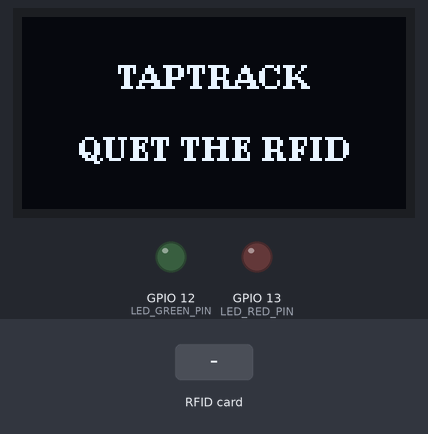
A sketch run on a simulated ESP32. On the bench: 128×64 one-colour display, output pins drawn as LEDs (lit = HIGH). The inputs (shaded band) are chosen by the test bench. WiFi joins after 1.5 s; servers stay silent unless stated; uploads are accepted with an empty reply; what the sketch prints to the serial monitor is not drawn.

Above: at 3.3 s.
3.4 s: RFID card 14 50 42 02 held to the reader
At 3.58 s:
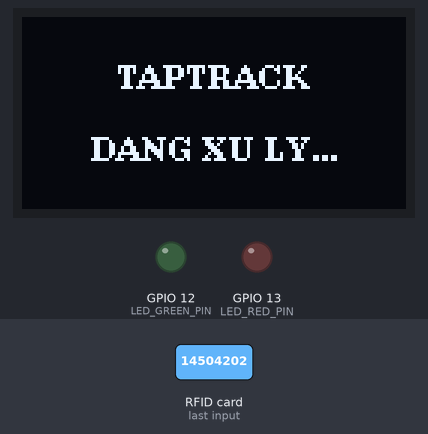
At 4.9 s:
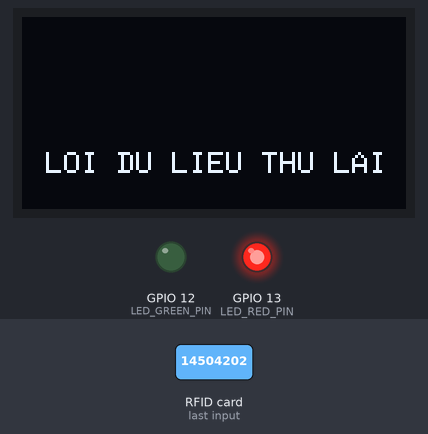
Timing chart, 0 to 8.2 s (numbered marks = the images above; inputs shaded):
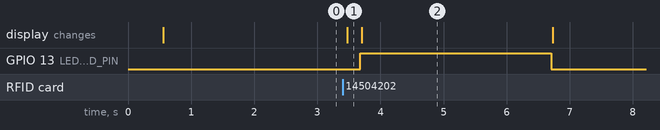

The sketch:

taptrack_esp32.ino
```cpp
#include <Arduino.h>

#include "config.h"
#include "secrets.h"
#include "card_scan_result.h"
#include "rfid_reader.h"
#include "oled_display.h"
#include "led_indicator.h"
#include "wifi_manager.h"
#include "api_client.h"

// =========================================================
// CẤU HÌNH THỜI GIAN
// =========================================================

// Thời gian hiển thị kết quả trước khi quay về màn hình chờ.
static const unsigned long RESULT_DISPLAY_TIME_MS = 3000;

// Sau khi hiển thị xong, chờ thêm một khoảng ngắn để tránh
// đọc lại thẻ vẫn còn trên reader (brownout, nhiễu SPI...).
// Đây là thời gian chờ THỰC TẾ người dùng thấy — giữ ngắn.
static const unsigned long POST_DISPLAY_COOLDOWN_MS = 3000;

// Cứ mỗi khoảng này kiểm tra MFRC522 còn sống không.
static const unsigned long RFID_HEALTHCHECK_INTERVAL_MS = 3000;

// =========================================================
// BIẾN TRẠNG THÁI
// =========================================================

// Thời điểm bắt đầu cooldown (set ở CUỐI mỗi lần xử lý).
static unsigned long cooldownStartAt = 0;

// Thời điểm kiểm tra MFRC522 gần nhất.
static unsigned long lastRfidCheckAt = 0;

namespace {

bool isInCooldown() {
    return (millis() - cooldownStartAt) < POST_DISPLAY_COOLDOWN_MS;
}

// Định kỳ kiểm tra MFRC522. Nếu bị reset do brownout, khởi tạo lại.
void periodicRfidHealthCheck() {
    const unsigned long now = millis();
    if (now - lastRfidCheckAt < RFID_HEALTHCHECK_INTERVAL_MS) {
        return;
    }
    lastRfidCheckAt = now;
    ensureRfidReady();
}

// Áp LED theo lệnh backend.
void applyLed(const String& command) {
    if (command == "GREEN")      showGreenLed();
    else if (command == "RED")   showRedLed();
    else                         turnOffLeds();
}

}  // namespace

void setup() {
    Serial.begin(115200);
    delay(500);

    Serial.println();
    Serial.println("===== TAPTRACK ESP32 =====");

    initLeds();
    initOled();
    initRfid();

    Serial.println("Initializing WiFi...");
    connectWiFi();

    if (isWiFiConnected()) {
        Serial.print("WiFi connected. ESP32 IP: ");
        Serial.println(getWiFiIp());
    } else {
        Serial.println("WiFi connection failed.");
    }

    // Set mốc để không bị "cooldown" ngay khi vừa boot.
    cooldownStartAt = millis() - POST_DISPLAY_COOLDOWN_MS;
    lastRfidCheckAt = millis();

    Serial.println("TapTrack is ready.");
}

void loop() {
    // 1. Kiểm tra sức khỏe MFRC522 định kỳ.
    periodicRfidHealthCheck();

    // 2. Đang trong cooldown → không quét.
    if (isInCooldown()) {
        delay(50);
        return;
    }

    // 3. Chưa có thẻ → chờ.
    if (!isCardPresent()) {
        delay(50);
        return;
    }

    // 4. Đọc UID.
    const String cardUid = readCardUid();
    if (cardUid.isEmpty()) {
        Serial.println("[RFID] Doc UID that bai - bo qua");
        delay(200);
        return;
    }

    Serial.printf("\n===== RFID CARD SCANNED =====\nCard UID: %s\n",
                  cardUid.c_str());

    showProcessingScreen();
    turnOffLeds();

    // 5. Gửi request lên backend.
    CardScanResult result;
    const bool ok = sendCardScan(cardUid, result);

    // Debug: xác nhận backend có trả tên + giờ không.
    Serial.printf("[API] employeeName='%s'  scanTime='%s'  type='%s'\n",
                  result.employeeName.c_str(),
                  result.scanTime.c_str(),
                  result.attendanceType.c_str());
    Serial.printf("[API] ledCommand='%s'  oledMessage='%s'\n",
                  result.ledCommand.c_str(),
                  result.oledMessage.c_str());

    if (!ok) {
        Serial.printf("[SCAN] FAILED  http=%d\n", result.httpStatus);
    }

    // 6. Hiển thị kết quả.
    applyLed(result.ledCommand);
    showScanResult(result);

    // 7. Giữ kết quả trên màn hình 3s.
    delay(RESULT_DISPLAY_TIME_MS);

    // 8. Quay về màn hình chờ.
    turnOffLeds();
    showIdleScreen();

    // 9. Bắt đầu cooldown NGẮN sau khi hiển thị xong.
    cooldownStartAt = millis();
    delay(200);
}
```

api_client.cpp
```cpp
#include "api_client.h"
#include "config.h"
#include "secrets.h"
#include "wifi_manager.h"

#include <WiFi.h>
#include <HTTPClient.h>
#include <ArduinoJson.h>

namespace {

constexpr int HTTP_TIMEOUT_MS = 10000;

// Lỗi mạng / parse — backend không trả về gì.
void setTransportError(CardScanResult& result,
                       const String& message,
                       const String& oledFallback) {
    result.success = false;
    result.errorMessage = message;
    result.ledCommand = "RED";
    result.oledMessage = oledFallback;
}

// Parse body JSON trực tiếp từ root (backend không bọc `data`).
void fillFromBody(const JsonDocument& doc, CardScanResult& result) {
    result.employeeId     = doc["employeeId"] | 0L;
    result.employeeName   = doc["employeeName"] | "";
    result.scanTime       = doc["scanTime"] | "";
    result.attendanceType = doc["attendanceType"] | "";
    result.checkInStatus  = doc["checkInStatus"] | "";
    result.checkOutStatus = doc["checkOutStatus"] | "";
    result.ledCommand     = doc["ledCommand"] | "";
    result.oledMessage    = doc["oledMessage"] | "";
}

}  // namespace

bool sendCardScan(const String& cardUid, CardScanResult& result) {
    result = CardScanResult();

    if (!isWiFiConnected()) {
        setTransportError(result,
                          "WiFi is not connected",
                          "MAT KET NOI\nWIFI");
        Serial.println("[API] Cancelled: WiFi not connected");
        return false;
    }

    const String url = String(BACKEND_BASE_URL) + CARD_SCAN_ENDPOINT;
    Serial.printf("[API] POST %s\n", url.c_str());

    HTTPClient http;
    if (!http.begin(url)) {
        setTransportError(result,
                          "Cannot initialize HTTP",
                          "LOI KET NOI\nTHU LAI");
        return false;
    }

    http.setTimeout(HTTP_TIMEOUT_MS);
    http.addHeader("Content-Type", "application/json");
    http.addHeader("X-Device-API-Key", DEVICE_API_KEY);

    JsonDocument requestDoc;
    requestDoc["cardCode"] = cardUid;

    String requestBody;
    serializeJson(requestDoc, requestBody);

    const int httpCode = http.POST(requestBody);
    const String responseBody = http.getString();
    http.end();

    result.httpStatus = httpCode;
    Serial.printf("[API] HTTP %d\n", httpCode);

    if (httpCode <= 0) {
        setTransportError(result,
                          http.errorToString(httpCode),
                          "LOI KET NOI\nTHU LAI");
        Serial.printf("[API] HTTP error: %s\n", result.errorMessage.c_str());
        return false;
    }

    JsonDocument doc;
    const DeserializationError parseError = deserializeJson(doc, responseBody);

    if (parseError) {
        setTransportError(result,
                          String("JSON parse error: ") + parseError.c_str(),
                          "LOI DU LIEU\nTHU LAI");
        Serial.printf("[API] JSON parse error: %s\n", parseError.c_str());
        return false;
    }

    // Backend trả cùng cấu trúc cho cả success lẫn error.
    fillFromBody(doc, result);

    // Fallback nếu backend thiếu field (tránh OLED trắng).
    if (result.ledCommand.isEmpty()) {
        result.ledCommand = (httpCode >= 200 && httpCode < 300) ? "GREEN" : "RED";
    }
    if (result.oledMessage.isEmpty()) {
        result.oledMessage = (httpCode >= 200 && httpCode < 300)
                                 ? "THANH CONG"
                                 : "LOI KET NOI\nTHU LAI";
    }

    const bool ok = (httpCode >= 200 && httpCode < 300);
    result.success = ok;

    if (ok) {
        Serial.printf("[API] OK  name=%s  type=%s  led=%s\n",
                      result.employeeName.c_str(),
                      result.attendanceType.c_str(),
                      result.ledCommand.c_str());
    } else {
        Serial.printf("[API] Backend error (HTTP %d): %s\n",
                      httpCode,
                      result.oledMessage.c_str());
    }

    return ok;
}
```

api_client.h
```cpp
#ifndef API_CLIENT_H
#define API_CLIENT_H

#include <Arduino.h>
#include "card_scan_result.h"

bool sendCardScan(
    const String& cardUid,
    CardScanResult& result
);

#endif
```

card_scan_result.h
```cpp
#ifndef CARD_SCAN_RESULT_H
#define CARD_SCAN_RESULT_H

#include <Arduino.h>

struct CardScanResult {
    bool success = false;
    int  httpStatus = 0;

    // Dữ liệu backend trả về.
    long   employeeId = 0;
    String employeeName;
    String scanTime;
    String attendanceType;
    String checkInStatus;
    String checkOutStatus;
    String ledCommand;
    String oledMessage;

    // Chỉ dùng khi lỗi mạng / parse JSON (không phải lỗi nghiệp vụ backend).
    String errorMessage;
};

#endif
```

led_indicator.cpp
```cpp
#include "led_indicator.h"
#include "config.h"

#include <Arduino.h>

namespace {
constexpr uint8_t GREEN_PIN = LED_GREEN_PIN;
constexpr uint8_t RED_PIN   = LED_RED_PIN;
}

void initLeds() {
    pinMode(GREEN_PIN, OUTPUT);
    pinMode(RED_PIN, OUTPUT);
    turnOffLeds();
    Serial.println("LED initialized");
}

void showGreenLed() {
    digitalWrite(GREEN_PIN, HIGH);
    digitalWrite(RED_PIN, LOW);
}

void showRedLed() {
    digitalWrite(GREEN_PIN, LOW);
    digitalWrite(RED_PIN, HIGH);
}

void turnOffLeds() {
    digitalWrite(GREEN_PIN, LOW);
    digitalWrite(RED_PIN, LOW);
}
```

led_indicator.h
```cpp
#ifndef LED_INDICATOR_H
#define LED_INDICATOR_H

void initLeds();

void showGreenLed();
void showRedLed();
void turnOffLeds();

#endif
```

oled_display.cpp
```cpp
#include "oled_display.h"
#include "config.h"
#include "text_utils.h"
#include "card_scan_result.h"

#include <Wire.h>
#include <U8g2lib.h>

// =========================================================
// PRIVATE — helper nội bộ file
// =========================================================
namespace {

U8G2_SH1106_128X64_NONAME_F_HW_I2C display(
    U8G2_R0,
    U8X8_PIN_NONE
);

void drawCentered(const String& text, int y) {
    const int textWidth = display.getStrWidth(text.c_str());
    const int x = max(0, (OLED_WIDTH - textWidth) / 2);
    display.drawStr(x, y, text.c_str());
}

String prepareText(const String& text) {
    return toUpperAscii(removeVietnameseAccents(text));
}

void splitMessage(const String& message, String& line1, String& line2) {
    const int newlineIndex = message.indexOf('\n');
    if (newlineIndex >= 0) {
        line1 = message.substring(0, newlineIndex);
        line2 = message.substring(newlineIndex + 1);
    } else {
        line1 = message;
        line2 = "";
    }
}

// Trích mẫu "HH:mm" từ chuỗi bất kỳ.
//   "2026-10-14T08:30:45"  -> "08:30"
//   "08:30 IN"             -> "08:30"
//   "The khong ton tai"    -> ""
String extractTime(const String& text) {
    if (text.isEmpty()) return "";

    for (int i = 0; i + 4 < (int)text.length(); ++i) {
        if (isDigit(text[i]) && isDigit(text[i + 1]) &&
            text[i + 2] == ':' &&
            isDigit(text[i + 3]) && isDigit(text[i + 4])) {
            return text.substring(i, i + 5);
        }
    }
    return "";
}

// 🔑 Helper dùng CHUNG cho success + error: LUÔN trả về "HH:mm" nếu có.
//   Ưu tiên: dòng 2 oledMessage (backend thường embed sẵn) -> scanTime field.
String getScanTimeForDisplay(const CardScanResult& result) {
    String msgLine1, msgLine2;
    splitMessage(result.oledMessage, msgLine1, msgLine2);

    String t = extractTime(msgLine2);
    if (!t.isEmpty()) return t;

    return extractTime(result.scanTime);
}

String formatAttendanceType(const String& type) {
    String s = type;
    s.replace("_", " ");
    return s;
}

// =========================================================
// SUCCESS — 3 tầng: TÊN / GIỜ / LOẠI
// =========================================================
void drawSuccessScreen(const CardScanResult& result) {
    String msgLine1, msgLine2;
    splitMessage(result.oledMessage, msgLine1, msgLine2);

    String nameLine = result.employeeName.isEmpty()
                          ? msgLine1
                          : result.employeeName;
    nameLine = prepareText(nameLine);

    const String timeLine = getScanTimeForDisplay(result);
    const String typeLine = prepareText(
        formatAttendanceType(result.attendanceType));

    display.clearBuffer();

    // Tầng 1: tên NV (font nhỏ nếu quá dài).
    const bool nameTooWide =
        display.getStrWidth(nameLine.c_str()) > OLED_WIDTH;
    display.setFont(nameTooWide ? u8g2_font_5x8_tr
                                 : u8g2_font_6x10_tr);
    drawCentered(nameLine, 12);

    // Tầng 2: giờ (font lớn).
    if (!timeLine.isEmpty()) {
        display.setFont(u8g2_font_ncenB10_tr);
        drawCentered(timeLine, 36);
    }

    // Tầng 3: loại chấm công.
    if (!typeLine.isEmpty()) {
        display.setFont(u8g2_font_6x10_tr);
        drawCentered(typeLine, 56);
    }

    display.sendBuffer();
}

// =========================================================
// ERROR — LUÔN hiển thị giờ
//   - Có tên NV   : TÊN / GIỜ / LỖI        (3 tầng)
//   - Không có tên: GIỜ / LỖI              (2 tầng, giờ ở trên)
// =========================================================
void drawErrorScreen(const CardScanResult& result) {
    String line1, line2;
    splitMessage(result.oledMessage, line1, line2);
    line1 = prepareText(line1);
    line2 = prepareText(line2);

    const String nameLine = prepareText(result.employeeName);
    const String timeLine = getScanTimeForDisplay(result);

    // Gộp lỗi (nếu 2 dòng) thành 1 dòng để vừa 1 tầng.
    String errLine = line1;
    if (!line2.isEmpty()) {
        errLine += " ";
        errLine += line2;
    }

    // Chọn font cho dòng lỗi — thu nhỏ nếu quá dài.
    const bool errTooWide =
        display.getStrWidth(errLine.c_str()) > OLED_WIDTH;
    const uint8_t* errFont =
        errTooWide ? u8g2_font_5x8_tr : u8g2_font_6x10_tr;

    display.clearBuffer();

    if (nameLine.isEmpty()) {
        // Không có tên (UNKNOWN_CARD, DEVICE_KEY_INVALID...):
        //   Tầng 1: GIỜ (font lớn, ở trên)
        //   Tầng 2: LỖI
        if (!timeLine.isEmpty()) {
            display.setFont(u8g2_font_ncenB10_tr);
            drawCentered(timeLine, 24);
        }

        display.setFont(errFont);
        drawCentered(errLine, 52);
    } else {
        // Có tên: 3 tầng đầy đủ.
        display.setFont(u8g2_font_6x10_tr);
        drawCentered(nameLine, 12);

        if (!timeLine.isEmpty()) {
            display.setFont(u8g2_font_ncenB10_tr);
            drawCentered(timeLine, 36);
        }

        display.setFont(errFont);
        drawCentered(errLine, 56);
    }

    display.sendBuffer();
}

}  // namespace

// =========================================================
// PUBLIC API — khớp với oled_display.h
// =========================================================

void initOled() {
    Wire.begin(OLED_SDA, OLED_SCL);
    display.begin();
    showIdleScreen();
    Serial.println("OLED initialized");
}

void showIdleScreen() {
    display.clearBuffer();
    display.setFont(u8g2_font_ncenB08_tr);
    drawCentered("TAPTRACK", 24);
    drawCentered("QUET THE RFID", 48);
    display.sendBuffer();
}

void showProcessingScreen() {
    display.clearBuffer();
    display.setFont(u8g2_font_ncenB08_tr);
    drawCentered("TAPTRACK", 24);
    drawCentered("DANG XU LY...", 48);
    display.sendBuffer();
}

void showScanResult(const CardScanResult& result) {
    if (result.success) {
        drawSuccessScreen(result);
    } else {
        drawErrorScreen(result);
    }
}
```

oled_display.h
```cpp
#ifndef OLED_DISPLAY_H
#define OLED_DISPLAY_H

#include <Arduino.h>
#include "card_scan_result.h"

void initOled();

void showIdleScreen();

void showProcessingScreen();

void showScanResult(
    const CardScanResult& result
);

#endif
```

rfid_reader.cpp
```cpp
#include "rfid_reader.h"
#include "config.h"

#include <SPI.h>
#include <MFRC522.h>

namespace {

MFRC522 rfid(RFID_SS, RFID_RST);

// Version register hợp lệ của MFRC522 là 0x91 hoặc 0x92.
// Nếu đọc được 0x00 hoặc 0xFF → chip đã bị reset hoặc mất kết nối SPI.
bool isRfidVersionValid() {
    const byte version = rfid.PCD_ReadRegister(MFRC522::VersionReg);
    return (version == 0x91 || version == 0x92);
}

void reinitRfid() {
    rfid.PCD_Init();
    delay(50);
    Serial.println("[RFID] MFRC522 bi reset - da khoi tao lai");
}

}  // namespace

void initRfid() {
    SPI.begin(RFID_SCK, RFID_MISO, RFID_MOSI, RFID_SS);
    rfid.PCD_Init();
    delay(50);
    Serial.printf("[RFID] MFRC522 version: 0x%02X\n",
                  rfid.PCD_ReadRegister(MFRC522::VersionReg));
    Serial.println("RFID initialized");
}

bool ensureRfidReady() {
    if (isRfidVersionValid()) {
        return true;
    }
    reinitRfid();
    return isRfidVersionValid();
}

bool isCardPresent() {
    return rfid.PICC_IsNewCardPresent() && rfid.PICC_ReadCardSerial();
}

String readCardUid() {
    char buffer[3];
    String uid;
    uid.reserve(rfid.uid.size * 2);

    for (byte i = 0; i < rfid.uid.size; ++i) {
        snprintf(buffer, sizeof(buffer), "%02X", rfid.uid.uidByte[i]);
        uid += buffer;
    }

    rfid.PICC_HaltA();
    rfid.PCD_StopCrypto1();

    return uid;
}
```

rfid_reader.h
```cpp
#ifndef RFID_READER_H
#define RFID_READER_H

#include <Arduino.h>

void initRfid();

// Kiểm tra MFRC522 còn sống không. Nếu bị reset/brownout, tự khởi tạo lại.
// Trả về true nếu OK.
bool ensureRfidReady();

bool isCardPresent();

String readCardUid();

#endif
```

secrets.h
```cpp
#ifndef SECRETS_H
#define SECRETS_H

#define WIFI_SSID ":))-5g"
#define WIFI_PASSWORD "14504202"

#define DEVICE_API_KEY "TAPTRACK-ESP32-SECRET-KEY-2026"

#endif
```

text_utils.h
```cpp
#ifndef TEXT_UTILS_H
#define TEXT_UTILS_H

#include <Arduino.h>

String removeVietnameseAccents(const String& text);
String toUpperAscii(const String& text);

#endif
```

wifi_manager.cpp
```cpp
#include "wifi_manager.h"
#include "secrets.h"

#include <WiFi.h>

namespace {
constexpr unsigned long WIFI_TIMEOUT_MS = 15000;
}

bool connectWiFi() {
    Serial.printf("\nConnecting to WiFi: %s\n", WIFI_SSID);

    WiFi.begin(WIFI_SSID, WIFI_PASSWORD);
    const unsigned long startTime = millis();

    while (WiFi.status() != WL_CONNECTED) {
        if (millis() - startTime >= WIFI_TIMEOUT_MS) {
            Serial.println("\nWiFi connection timeout");
            return false;
        }
        delay(500);
        Serial.print(".");
    }

    Serial.printf("\nWiFi connected. IP: %s\n",
                  WiFi.localIP().toString().c_str());
    return true;
}

bool isWiFiConnected() {
    return WiFi.status() == WL_CONNECTED;
}

String getWiFiIp() {
    return WiFi.localIP().toString();
}
```

Source omitted: text_utils.cpp (2059 bytes), wifi_manager.h (140 bytes), config.h (1517 bytes)

Measured:
- after the input at 3.4 s, GPIO 13 (LED_RED_PIN): LOW → HIGH after 0.28 s, → LOW 3.0 s later; the display: changes after 0.07 s (image 1)
